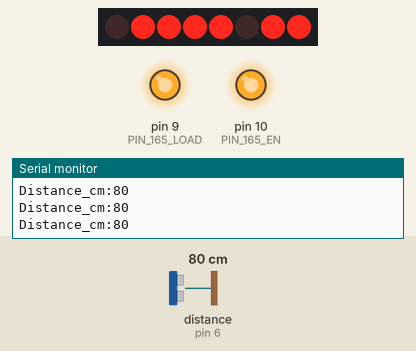
Simulated run of this sketch. Board: Arduino Uno, built with avr-gcc and run on an emulated ATmega328P. On the bench: 8 shift-register outputs drawn as a row of LEDs (first output left, lit = HIGH), output pins drawn as LEDs (lit = HIGH), the last lines printed to the serial monitor. Wiring (inferred from the names in the program): ultrasonic range finder: trigger pin 5; echo pin 6; shift register (74HC595): latch pin 8. Wiring (inferred from the signals the program sends): row of LEDs: on Q0, Q1, Q2, Q3, Q4, Q5, Q6, Q7. Inputs (shaded band) come from the test bench; at power-on: distance to the obstacle (sensor on pin 6) 80 cm. The echo pulse lasts 58.3 µs per cm; pins used as bus, display or sensor lines are not drawn.

Above: at 1.2 s.
1.3 s: distance to the obstacle (sensor on pin 6) set to 2 cm
At 2.5 s:
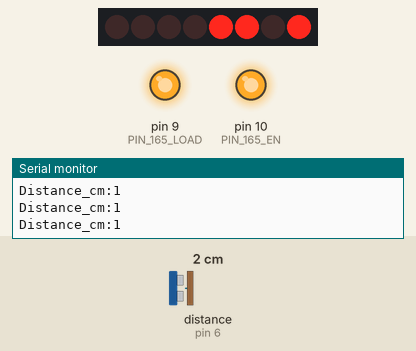
2.8 s: distance to the obstacle (sensor on pin 6) set to 18 cm
At 3.3 s:
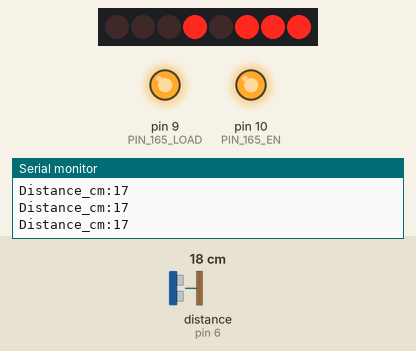
4.3 s: distance to the obstacle (sensor on pin 6) set to 35 cm
At 5.5 s:
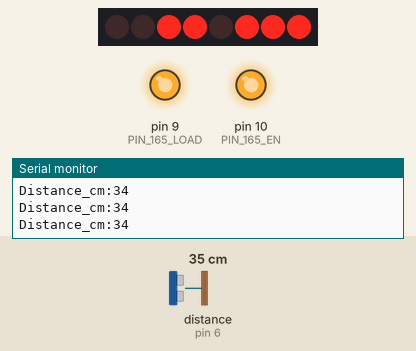
5.8 s: distance to the obstacle (sensor on pin 6) set to 120 cm
At 7.0 s:
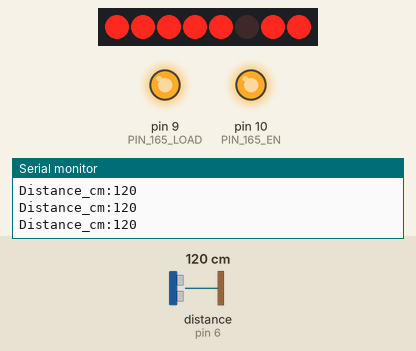
7.3 s: distance to the obstacle (sensor on pin 6) set to 12 cm
At 8.5 s:
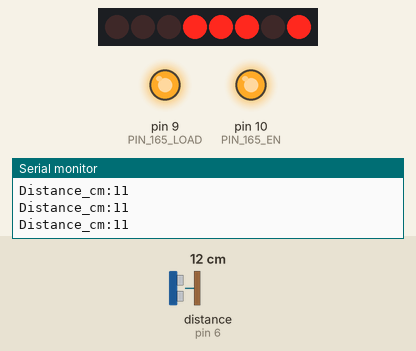
8.8 s: distance to the obstacle (sensor on pin 6) set to 43 cm
At 10.0 s:
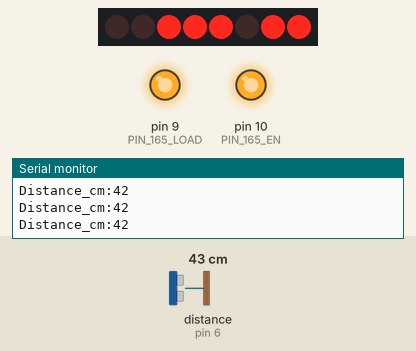
Timing chart, 0 to 11.3 s (numbered marks = the images above; inputs shaded):
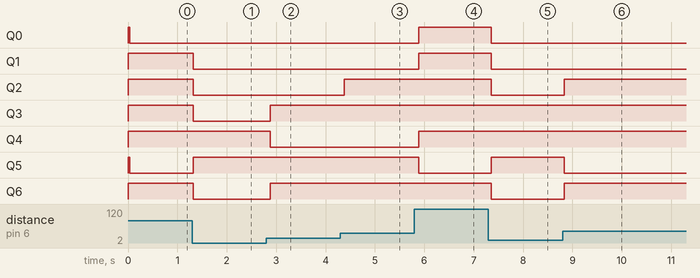

The sketch:

Ardu8_Kirus_Ultrasonic.ino
```cpp
/*
  Робототехнический контроллер «Кибернетический» (Ardu8) —
  модуль «Ультразвуковой дальномер» (Kirus-Ultrasonic V1.0, внутри HC-SR04).

  Модуль:
    TRIG — импульс 10 мкс запускает измерение.
    ECHO — импульс, длительность которого равна времени полёта звука
    туда и обратно: расстояние, см ≈ мкс / 58.
    Диапазон HC-SR04 — примерно 2…400 см.
    На модуле два 3-пиновых разъёма (1 GND, 2 5V, 3 сигнал):
      X2 — TRIG, X4 — ECHO.
    Зелёные светодиоды на модуле горят при НИЗКОМ уровне на своей линии:
      HL2 — ECHO (в покое горит), HL3 — TRIG (горит, когда скетч держит TRIG в LOW).

  Подключение к контроллеру:
    X2 (TRIG) → разъём D5 (XP19)
    X4 (ECHO) → разъём D6 (XP20)
    Нужны оба кабеля. Можно взять любые свободные D3..D7 / A0..A2 —
    поменяйте PIN_TRIG и PIN_ECHO. D2 не используйте, если есть DxlMaster.

  Перед запуском:
    - DIP5 = ON, DIP1 и DIP4 = OFF
    - Плата "Arduino Uno", верхний USB-C, монитор порта 115200
    - Можно открыть «Плоттер по последовательному соединению» — будет график.

  Что делает:
    - раз в 60 мс измеряет расстояние (медиана из 3 замеров отсекает выбросы);
    - выводит его в монитор порта в формате для плоттера;
    - LED1..LED4 — «шкала близости»: чем ближе препятствие, тем больше горит;
    - RGB: красный < 15 см, синий 15…40 см, зелёный > 40 см,
      все погашены — нет эха (дальше ~4 м или модуль не подключён).
*/

#include <SPI.h>

const uint8_t PIN_TRIG = 5;
const uint8_t PIN_ECHO = 6;

// ---------- Светодиоды контроллера ----------
const uint8_t PIN_595_LATCH = 8;
const uint8_t PIN_165_LOAD  = 9;
const uint8_t PIN_165_EN    = 10;
const SPISettings spiCfg(1000000, MSBFIRST, SPI_MODE0);

const uint8_t LED1 = 0, LED2 = 1, LED3 = 2, LED4 = 3;
const uint8_t RGB_BLUE = 4, RGB_GREEN = 5, RGB_RED = 6;

uint8_t ledState = 0;

void ledsUpdate() {
  digitalWrite(PIN_165_EN, HIGH);
  SPI.beginTransaction(spiCfg);
  SPI.transfer((uint8_t)~ledState);
  SPI.endTransaction();
  digitalWrite(PIN_595_LATCH, HIGH);
  digitalWrite(PIN_595_LATCH, LOW);
}

void led(uint8_t bit, bool on) {
  if (on) ledState |= (1 << bit);
  else    ledState &= ~(1 << bit);
}

void rgb(bool r, bool g, bool b) {
  led(RGB_RED, r); led(RGB_GREEN, g); led(RGB_BLUE, b);
}

void boardInit() {
  pinMode(PIN_595_LATCH, OUTPUT);
  pinMode(PIN_165_LOAD, OUTPUT);
  pinMode(PIN_165_EN, OUTPUT);
  digitalWrite(PIN_595_LATCH, LOW);
  digitalWrite(PIN_165_LOAD, HIGH);
  digitalWrite(PIN_165_EN, HIGH);
  SPI.begin();
  ledsUpdate();
}

// ---------- Дальномер ----------
const uint32_t ECHO_TIMEOUT_US = 25000;   // ≈ 4,3 м, дальше — «нет эха»

// Одно измерение, см. 0 — эхо не пришло.
uint16_t measureOnce() {
  digitalWrite(PIN_TRIG, LOW);
  delayMicroseconds(2);
  digitalWrite(PIN_TRIG, HIGH);
  delayMicroseconds(10);
  digitalWrite(PIN_TRIG, LOW);
  uint32_t us = pulseIn(PIN_ECHO, HIGH, ECHO_TIMEOUT_US);
  return us / 58;
}

// Медиана из трёх замеров
uint16_t measureCm() {
  uint16_t a = measureOnce(); delay(10);
  uint16_t b = measureOnce(); delay(10);
  uint16_t c = measureOnce();
  if (a > b) { uint16_t t = a; a = b; b = t; }
  if (b > c) { uint16_t t = b; b = c; c = t; }
  if (a > b) { uint16_t t = a; a = b; b = t; }
  return b;
}

void setup() {
  boardInit();
  pinMode(PIN_TRIG, OUTPUT);
  pinMode(PIN_ECHO, INPUT);
  digitalWrite(PIN_TRIG, LOW);
  Serial.begin(115200);
  Serial.println(F("Модуль «Ультразвуковой дальномер»: расстояние в см"));
}

void loop() {
  uint16_t cm = measureCm();

  Serial.print(F("Distance_cm:"));
  Serial.println(cm);

  bool echo = (cm > 0);
  led(LED1, echo && cm < 100);
  led(LED2, echo && cm < 50);
  led(LED3, echo && cm < 25);
  led(LED4, echo && cm < 10);

  if (!echo)        rgb(false, false, false);
  else if (cm < 15) rgb(true,  false, false);
  else if (cm < 40) rgb(false, false, true);
  else              rgb(false, true,  false);
  ledsUpdate();

  delay(40);
}
```

Measured:
- after the input at 1.3 s, Q1–3, Q6: HIGH → LOW at once; Q5: LOW → HIGH at once
- after the input at 2.8 s, Q3, Q6: LOW → HIGH after 0.08 s; Q4: HIGH → LOW after 0.08 s
- after the input at 4.3 s, Q2: LOW → HIGH after 0.08 s
- after the input at 5.8 s, Q0, Q1, Q4: LOW → HIGH after 0.09 s; Q5: HIGH → LOW after 0.09 s
- after the input at 7.3 s, Q0–2, Q6: HIGH → LOW after 0.06 s; Q5: LOW → HIGH after 0.06 s
- after the input at 8.8 s, Q2, Q6: LOW → HIGH at once; Q5: HIGH → LOW at once
